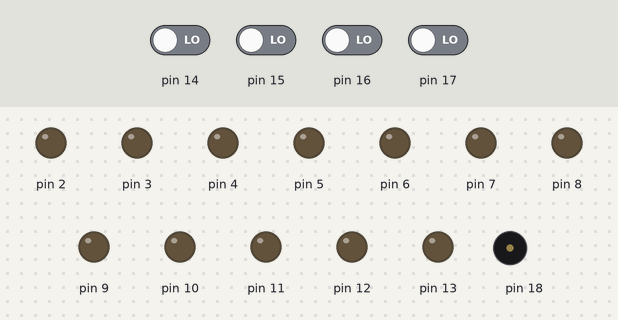
A sketch run on a simulated Arduino Uno, built with avr-gcc and run on an emulated ATmega328P. On the bench: output pins drawn as LEDs (lit = HIGH), buzzer (waves = sounding). The test bench sets the inputs (shaded band); at power-on: pin 14–17 LOW.

Above: at 1.2 s.
1.3 s: pin 14 driven HIGH
At 2.6 s:
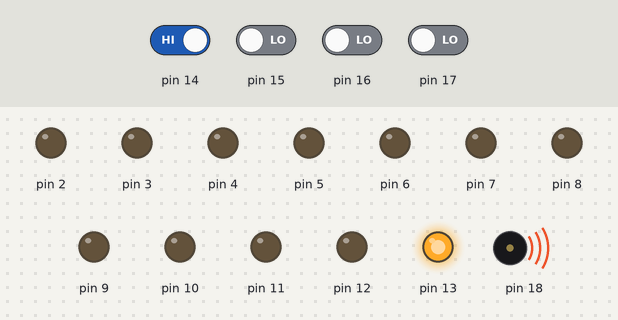
At 4.8 s:
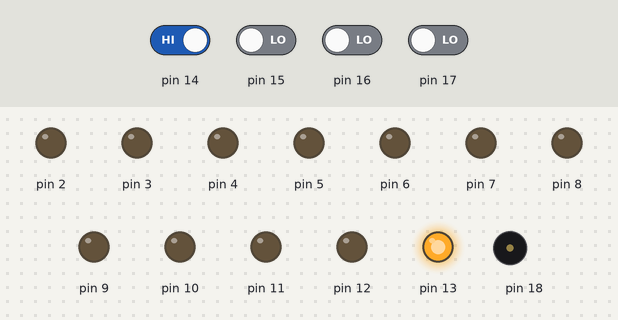
Timing chart, 0 to 6.3 s (numbered marks = the images above; inputs shaded):
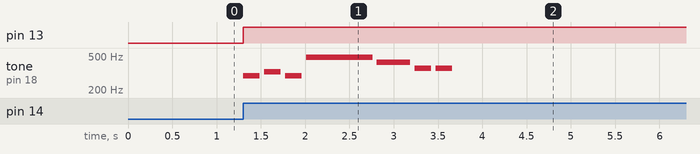

Measured:
- after the input at 1.3 s, pin 13: LOW → HIGH at once; tone on pin 18: plays 294 Hz for 0.19 s, 326 Hz for 0.19 s, 294 Hz for 0.19 s, 486 Hz for 0.75 s, 422 Hz for 0.38 s, 358 Hz for 0.19 s … (7 notes in this stretch), starting at once

The sketch:

som_1.ino
```cpp
#include <CaixaDeLogica.h>

CaixaDeLogica caixa;

void setup() {

}
/*
#define NOTA_DO NOTE_C4
#define NOTA_RE NOTE_D4
#define NOTA_MI NOTE_E4
#define NOTA_FA NOTE_F4
#define NOTA_SOL NOTE_G4
#define NOTA_LA NOTE_A4S4
#define NOTA_SI NOTE_B4
*/

long _t = 1500;
long _t2 = _t/2;
long _t4 = _t/4;
long _t8 = _t/8;
long _t16 = _t/16;
long _t32 = _t/32;
long _base = NOTA_RE;
long _diff = NOTA_RE-NOTA_DO;
long bob_notas[] = {_base, _base+ _diff, _base, _base+ _diff*6, _base+ _diff*4, _base+ _diff*2, _base+ _diff*2};
long bob_tempo[] = {_t8    ,    _t8,      _t8,     _t2,     _t4,      _t8,     _t8};

long vivaldi_notas[] = {
NOTA_FA ,NOTA_LA,NOTA_LA,NOTA_LA,NOTA_SOL,NOTA_FA,
NOTA_DOm, NOTA_DOm ,NOTA_SI,
NOTA_LA,NOTA_LA,NOTA_LA,NOTA_SOL,NOTA_FA,
NOTA_DOm,NOTA_DOm,NOTA_SI,
NOTA_LA,NOTA_SI,NOTA_DOm,NOTA_SI,NOTA_LA,NOTA_SOL
};
long vivaldi_tempo[] = {
    _t8 ,    _t8,    _t8,    _t8,    _t16,   _t16,
	_t4 + _t8, _t16, _t16,
    _t8,    _t8,    _t8,    _t16,   _t16,
	_t4+_t8,    _t16,    _t16,
	_t8,_t16,_t16,_t8,_t8,_t4

};

int ultimoBotao = 0;
boolean estava_apertando = false;
void loop() {
  int botaoApertado = caixa.qualBotaoApertado();
  boolean esta_apertado = (botaoApertado != -1);
  if(esta_apertado && !estava_apertando)
  {
    caixa.setarLed(botaoApertado,0,true);
    if(botaoApertado != ultimoBotao)
      caixa.setarLed(ultimoBotao,0,false);
    ultimoBotao = botaoApertado;

	switch(botaoApertado)
	{
		case 0:
		bob_marley();
		break;
		case 1:
		vivaldi();
	}
  }

  estava_apertando = (botaoApertado != -1);
}

void bob_marley()
{
  int notas_size = sizeof(bob_notas)/sizeof(long);
  for(int i=0;i<notas_size;i++)
  {
    if(bob_notas[i] > 0)
      caixa.tocarNota(bob_notas[i],bob_tempo[i]);
    else
    {
      delay(bob_tempo[i]);
    }
    delay(50);
  }
}

void vivaldi()
{
  int notas_size = sizeof(vivaldi_notas)/sizeof(long);
  for(int i=0;i<notas_size;i++)
  {
    if(vivaldi_notas[i] > 0)
      caixa.tocarNota(vivaldi_notas[i],vivaldi_tempo[i]);
    else
    {
      delay(vivaldi_tempo[i]+_t32);
    }
    delay(_t16);
  }
}
```
